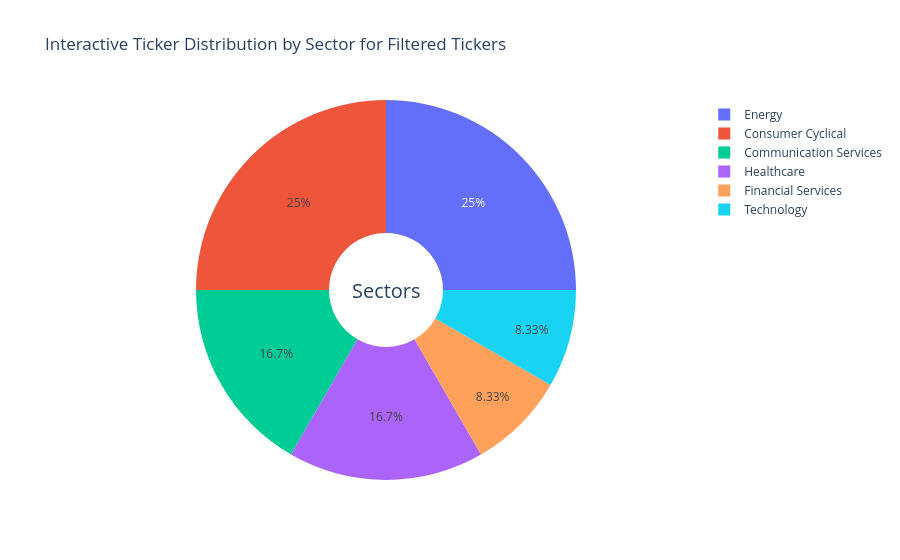

Write notebook code for a chart like this one.
### Markdown cell above
# **Plot Sectors**

### Code cell
def plot_sector_distribution_interactive(industries, title):
    sector_counts = {sector: len(tickers) for sector, tickers in industries.items()}

    labels = list(sector_counts.keys())
    sizes = list(sector_counts.values())

    fig = go.Figure(data=[go.Pie(labels=labels, values=sizes, hole=.3)])

    fig.update_layout(
        title_text=title,
        annotations=[dict(text='Sectors', x=0.50, y=0.5, font_size=20, showarrow=False)]
    )

    fig.show()

plot_sector_distribution_interactive(filtered_industries, "Interactive Ticker Distribution by Sector for Filtered Tickers")
# plot_sector_distribution_interactive(industries, "Interactive Ticker Distribution by Sector for all Tickers")

### Figure 1 — Plotly figure (JSON) as saved in the notebook; plotly's stock layout.template omitted (floating-point values rounded to 4 significant figures)
{"data": [{"hole": 0.3, "labels": ["Energy", "Financial Services", "Technology", "Consumer Cyclical", "Communication Services", "Healthcare"], "type": "pie", "values": [3, 1, 1, 3, 2, 2]}], "layout": {"annotations": [{"font": {"size": 20}, "showarrow": false, "text": "Sectors", "x": 0.5, "y": 0.5}], "title": {"text": "Interactive Ticker Distribution by Sector for Filtered Tickers"}}}
